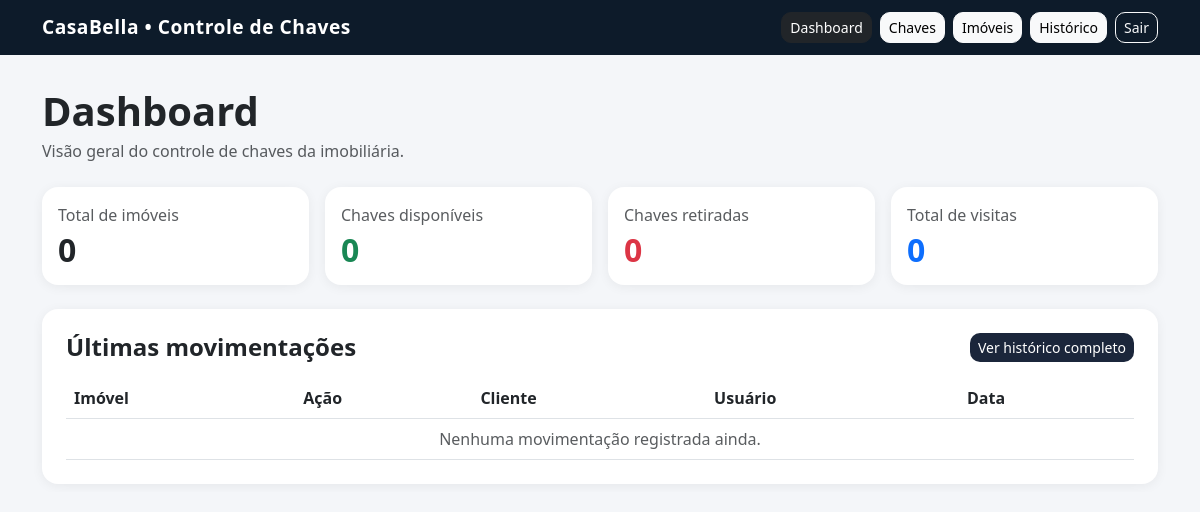
The app's page / (signed in), older data.
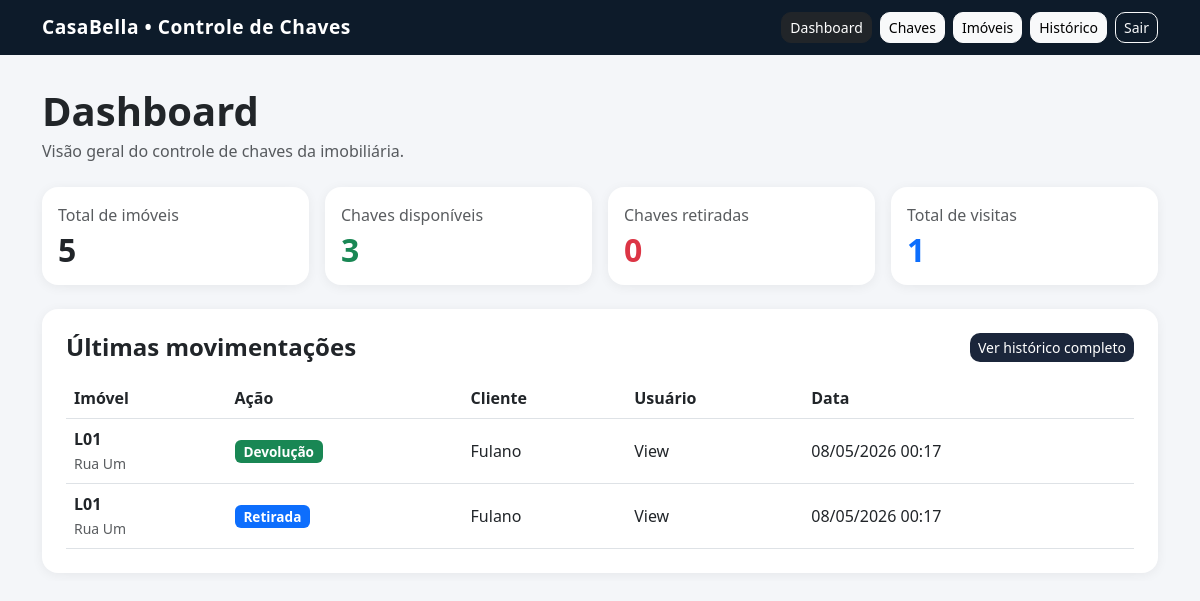
The same page, newer data.
### imoveis/models.py (models this page shows, shortened)
class Movimentacao(models.Model):
    chave = models.ForeignKey(Chave, on_delete=models.CASCADE)
    usuario = models.ForeignKey(
        User,
        on_delete=models.SET_NULL,
        null=True,
        blank=True
    )
    nome_cliente = models.CharField(max_length=100, blank=True)
    telefone_cliente = models.CharField(max_length=20, blank=True)
    acao = models.CharField(max_length=20)
    data = models.DateTimeField(auto_now_add=True)

class Chave(models.Model):
    imovel = models.OneToOneField(Imovel, on_delete=models.CASCADE)
    STATUS_CHOICES = [
        ('disponivel', 'Disponível'),
        ('retirada', 'Retirada'),
        ('indisponivel', 'Indisponível'),
    ]
    status = models.CharField(
        max_length=20,
        choices=STATUS_CHOICES,
        default='disponivel'
    )
    created_at = models.DateTimeField(auto_now_add=True)

class Imovel(models.Model):
    codigo = models.CharField(max_length=50)
    endereco = models.CharField(max_length=200)
    bairro = models.CharField(max_length=100)
    tipo = models.ForeignKey(TipoImovel, on_delete=models.SET_NULL, null=True, blank=True)
    status = models.CharField(
        max_length=50,
        choices=[
            ('disponivel', 'Disponível'),
            ('analise', 'Em análise'),
            ('alugado', 'Alugado'),
            ('inativo', 'Inativo'),
        ],
        default='disponivel'
    )
    foto = models.ImageField(upload_to='imoveis/', blank=True, null=True)
    created_at = models.DateTimeField(auto_now_add=True)

### imoveis/views.py (the view)
# urls.py: path('', views.dashboard, name='dashboard'),
@login_required
def dashboard(request):
    total_imoveis = Imovel.objects.count()
    chaves_disponiveis = Chave.objects.filter(status='disponivel').count()
    chaves_retiradas = Chave.objects.filter(status='retirada').count()
    total_visitas = Movimentacao.objects.filter(acao='retirada').count()
    ultimas_movimentacoes = Movimentacao.objects.select_related(
        'chave__imovel',
        'usuario'
    ).order_by('-data')[:5]
    return render(request, 'imoveis/dashboard.html', {
        'total_imoveis': total_imoveis,
        'chaves_disponiveis': chaves_disponiveis,
        'chaves_retiradas': chaves_retiradas,
        'total_visitas': total_visitas,
        'ultimas_movimentacoes': ultimas_movimentacoes,
    })

### imoveis/templates/imoveis/dashboard.html (shortened to what this page needs)
{% extends "imoveis/base.html" %}
{% block content %}
<div class="mb-4">
    <h1 class="fw-bold mb-1">
        Dashboard
    </h1>
    <p class="text-muted">
        Visão geral do controle de chaves da imobiliária.
    </p>
</div>
<div class="row g-3 mb-4">
    <div class="col-12 col-sm-6 col-lg-3">
        <div class="card h-100">
            <div class="card-body">
                <p class="text-muted mb-1">Total de imóveis</p>
                <h2 class="fw-bold mb-0">{{ total_imoveis }}</h2>
            </div>
        </div>
    </div>
    <div class="col-12 col-sm-6 col-lg-3">
        <div class="card h-100">
            <div class="card-body">
                <p class="text-muted mb-1">Chaves disponíveis</p>
                <h2 class="fw-bold text-success mb-0">{{ chaves_disponiveis }}</h2>
            </div>
        </div>
    </div>
    <div class="col-12 col-sm-6 col-lg-3">
        <div class="card h-100">
            <div class="card-body">
                <p class="text-muted mb-1">Chaves retiradas</p>
                <h2 class="fw-bold text-danger mb-0">{{ chaves_retiradas }}</h2>
            </div>
        </div>
    </div>
    <div class="col-12 col-sm-6 col-lg-3">
        <div class="card h-100">
            <div class="card-body">
                <p class="text-muted mb-1">Total de visitas</p>
                <h2 class="fw-bold text-primary mb-0">{{ total_visitas }}</h2>
            </div>
        </div>
    </div>
</div>
<div class="card">
    <div class="card-body p-4">
        <div class="d-flex justify-content-between align-items-center mb-3 flex-wrap gap-2">
            <h4 class="fw-bold mb-0">
                Últimas movimentações
            </h4>
            <a href="{% url 'historico_list' %}" class="btn btn-primary btn-sm">
                Ver histórico completo
            </a>
        </div>
        <div class="table-responsive d-none d-md-block">
            <table class="table table-hover align-middle mb-0">
                <thead>
                    <tr>
                        <th>Imóvel</th>
                        <th>Ação</th>
                        <th>Cliente</th>
                        <th>Usuário</th>
                        <th>Data</th>
                    </tr>
                </thead>
                <tbody>
                    {% for mov in ultimas_movimentacoes %}
                        <tr>
                            <td>
                                <strong>{{ mov.chave.imovel.codigo }}</strong><br>
                                <small class="text-muted">
                                    {{ mov.chave.imovel.endereco }}
                                </small>
                            </td>
                            <td>
                                {% if mov.acao == 'retirada' %}
                                    <span class="badge bg-primary">Retirada</span>
                                {% elif mov.acao == 'devolucao' %}
                                    <span class="badge bg-success">Devolução</span>
                                {% else %}
                                    <span class="badge bg-secondary">{{ mov.acao }}</span>
                                {% endif %}
                            </td>
                            <td>{{ mov.nome_cliente|default:"-" }}</td>
                            <td>{{ mov.usuario.username|default:"-" }}</td>
                            <td>{{ mov.data|date:"d/m/Y H:i" }}</td>
                        </tr>
                    {% empty %}
                        <tr>
                            <td colspan="5" class="text-center text-muted">
                                Nenhuma movimentação registrada ainda.
                            </td>
                        </tr>
                    {% endfor %}
                </tbody>
            </table>
        </div>
    </div>
</div>
{% endblock %}

Row changes from the older to the newer data that the page shows:
added Movimentacao: chave.imovel.codigo "L01", chave.imovel.endereco "Rua Um", acao "Devolução", nome_cliente "Fulano", usuario.username "View", data "08/05/2026 00:17"
added Movimentacao: chave.imovel.codigo "L01", chave.imovel.endereco "Rua Um", acao "Retirada", nome_cliente "Fulano", usuario.username "View", data "08/05/2026 00:17"
Text that changed along with them:
{{ total_imoveis }}: "0" → "5"
{{ chaves_disponiveis }}: "0" → "3"
{{ total_visitas }}: "0" → "1"
text no longer shown: "Nenhuma movimentação registrada ainda."
